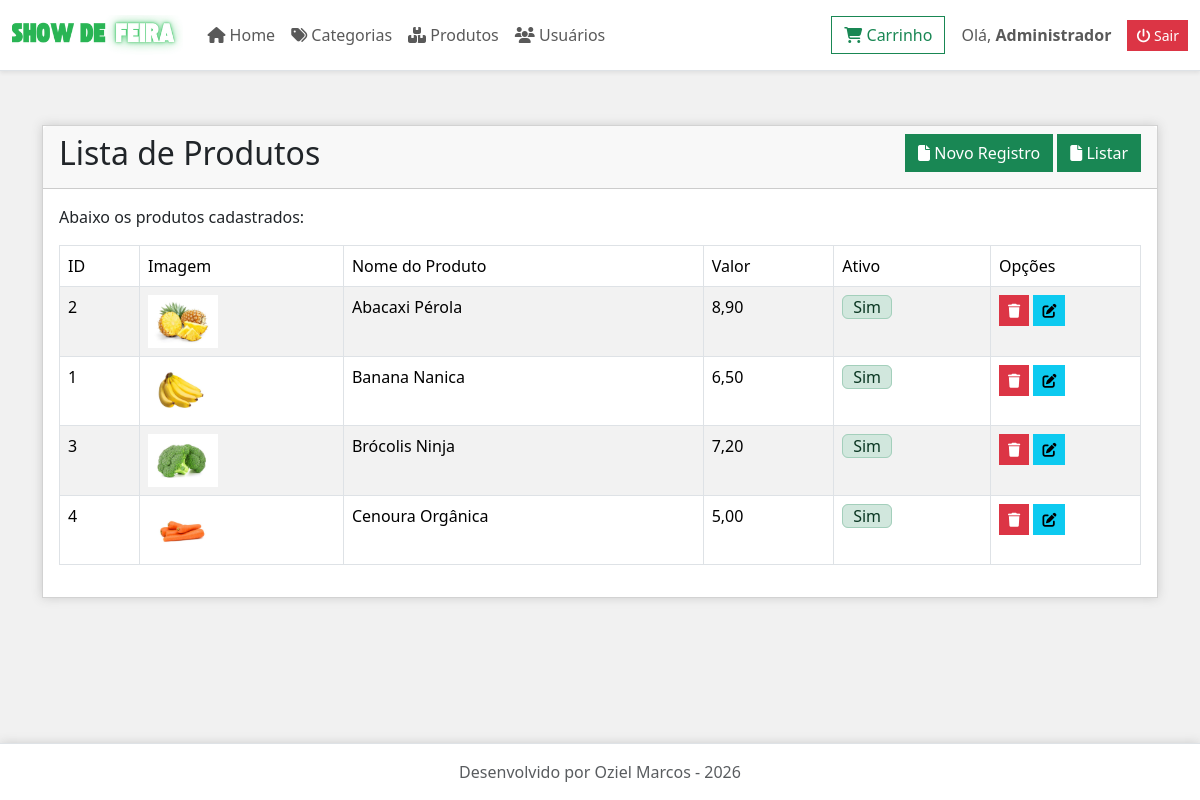
Page /produto/listar (signed in) on the committed database.
### tables this page shows
CREATE TABLE IF NOT EXISTS `produto` (
  `id` INT AUTO_INCREMENT PRIMARY KEY,
  `nome` VARCHAR(100) NOT NULL,
  `categoria_id` INT NOT NULL,
  `descricao` TEXT NOT NULL,
  `imagem` VARCHAR(255) NOT NULL,
  `valor` DECIMAL(10,2) NOT NULL,
  `destaque` CHAR(1) NOT NULL DEFAULT 'N',
  `ativo` CHAR(1) NOT NULL DEFAULT 'S',
  CONSTRAINT `fk_produto_categoria` FOREIGN KEY (`categoria_id`) REFERENCES `categoria` (`id`) ON UPDATE CASCADE
);

### controllers/ProdutoController.php (called while the page is built, shortened)
<?php
    require_once "../config/Conexao.php";
    require_once "../models/Produto.php";
    class ProdutoController {
        public function __construct()
        {
            $db = new Conexao();
            $pdo = $db->conectar();
            $this->produto = new Produto($pdo);
        }
        public function listar() {
            require "../views/produto/listar.php";
        }
    }

### models/Produto.php (called while the page is built, shortened)
<?php
    class Produto {
        private $pdo;
        public function __construct($pdo)
        {
            $this->pdo = $pdo;
        }
        public function listar() {
            $sql = "select * from produto order by nome";
            $consulta = $this->pdo->prepare($sql);
            $consulta->execute();
            return $consulta->fetchAll(PDO::FETCH_OBJ);
        }
    }

### views/produto/listar.php (the view, shortened to what this page needs)
<div class="card">
    <div class="card-header">
        <h2 class="float-start">Lista de Produtos</h2>
        <div class="float-end">
            <a href="produto" title="Novo Registro" class="btn btn-success">
                <i class="fas fa-file"></i> Novo Registro
            </a>
            <a href="produto/listar" title="Listar" class="btn btn-success">
                <i class="fas fa-file"></i> Listar
            </a>
        </div>
    </div>
    <div class="card-body">
        <p>Abaixo os produtos cadastrados:</p>
        <table class="table table-bordered table-striped">
            <thead>
                <tr>
                    <td>ID</td>
                    <td>Imagem</td>
                    <td>Nome do Produto</td>
                    <td>Valor</td>
                    <td>Ativo</td>
                    <td>Opções</td>
                </tr>
            </thead>
            <tbody>
                <?php
                    $dadosProduto = $this->produto->listar();
                    foreach ($dadosProduto as $dados) {
                        $ativo = "<span class='alert alert-success'>Sim</span>";
                        ?>
                        <tr>
                            <td><?=$dados->id?></td>
                            <td><img src="arquivos/<?=$dados->imagem?>" width="70px"></td>
                            <td><?=$dados->nome?></td>
                            <td><?=number_format($dados->valor,2,",",".")?></td>
                            <td><?=$ativo?></td>
                            <td width="150px">
                                <a href="javascript:excluir(<?=$dados->id?>, 'produto')" class="btn btn-danger btn-sm">
                                    <i class="fas fa-trash"></i>
                                </a>
                                <a href="produto/index/<?=$dados->id?>" class="btn btn-info btn-sm">
                                    <i class="fas fa-edit"></i>
                                </a>
                            </td>
                        </tr>
                        <?php
                    }
                ?>
            </tbody>
        </table>
    </div>
</div>

### public/index.php (shortened to what this page needs)
<?php
$param = !empty($_GET["param"]) ? explode("/", trim($_GET["param"], "/")) : [];
$controller = !empty($param[0]) ? strtolower($param[0]) : "index";
$acao = !empty($param[1]) ? strtolower($param[1]) : "index";
$id = $param[2] ?? NULL;
$isLogged = isset($_SESSION["feira"]["id"]);
?>
<!DOCTYPE html>
<html lang="pt-BR">
<head>
    <link rel="stylesheet" href="css/all.min.css">
    <link rel="stylesheet" href="css/bootstrap.min.css">
    <link rel="stylesheet" href="css/sweetalert2.min.css">
    <link rel="stylesheet" href="css/style.css">
</head>
<body class="d-flex flex-column min-vh-100">
    <nav class="navbar navbar-expand-lg navbar-light bg-white border-bottom shadow-sm">
        <div class="container-fluid">
            <a class="navbar-brand" href="index">
                <img src="images/logo.png" alt="Show de Feira" style="max-height: 40px;">
            </a>
            <div class="collapse navbar-collapse" id="navbarSupportedContent">
                <ul class="navbar-nav me-auto mb-2 mb-lg-0">
                    <li class="nav-item">
                        <a class="nav-link" href="index"><i class="fas fa-home"></i> Home</a>
                    </li>
                    <?php if ($isLogged): ?>
                    <li class="nav-item">
                        <a class="nav-link" href="categoria"><i class="fas fa-tags"></i> Categorias</a>
                    </li>
                    <li class="nav-item">
                        <a class="nav-link" href="produto"><i class="fas fa-boxes"></i> Produtos</a>
                    </li>
                    <li class="nav-item">
                        <a class="nav-link" href="usuario"><i class="fas fa-users"></i> Usuários</a>
                    </li>
                    <?php endif; ?>
                </ul>
                <div class="d-flex align-items-center">
                    <a href="carrinho" class="btn btn-outline-success me-3 position-relative" title="Meu Carrinho">
                        <i class="fas fa-shopping-cart"></i> Carrinho
                    </a>
                    <?php if ($isLogged): ?>
                        <span class="navbar-text me-3 d-none d-md-inline">
                            Olá, <strong><?= htmlspecialchars($_SESSION["feira"]["nome"] ?? "") ?></strong>
                        </span>
                        <a href="index/sair" title="Sair do Sistema" class="btn btn-sm btn-danger">
                            <i class="fas fa-power-off"></i> Sair
                        </a>
                    <?php else: ?>
                        <a href="index/login" class="btn btn-sm btn-primary">
                            <i class="fas fa-sign-in-alt"></i> Entrar
                        </a>
                    <?php endif; ?>
                </div>
            </div>
        </div>
    </nav>
    <main class="container py-4 flex-fill">
        <?php
        $controllerClass = ucfirst($controller)."Controller";
        $page = "../controllers/{$controllerClass}.php";
        if (file_exists($page)) {
            if (class_exists($controllerClass)) {
                $control = new $controllerClass();
                if (method_exists($control, $acao)) {
                    $control->$acao($id);
                } else {
                    include "../views/index/erro.php";
                }
            } else {
                include "../views/index/erro.php";
            }
        } else {
            include "../views/index/erro.php";
        }
        ?>
    </main>
    <footer class="footer mt-auto py-3 bg-white border-top">
        <div class="container text-center">
            <p class="text-muted mb-0">Desenvolvido por Oziel Marcos - <?= date("Y") ?></p>
        </div>
    </footer>
</body>
</html>

### public/css/style.css (style rules this page uses)
body { background-color: #f1f1f1; color: #333; }
.alert { margin: 0; padding: 0 10px; }
.form-control, .btn { border-radius: 0; }
.footer, .navbar { background: #FFF; padding: 10px 0 10px; box-shadow: 0 0 10px #ccc; }

### rows in the picture
produto: id "2", imagem (picture), nome "Abacaxi Pérola", valor "8,90"
produto: id "1", imagem (picture), nome "Banana Nanica", valor "6,50"
produto: id "3", imagem (picture), nome "Brócolis Ninja", valor "7,20"
produto: id "4", imagem (picture), nome "Cenoura Orgânica", valor "5,00"

### other values in the picture
$_SESSION["feira"]["nome"] "Administrador"
